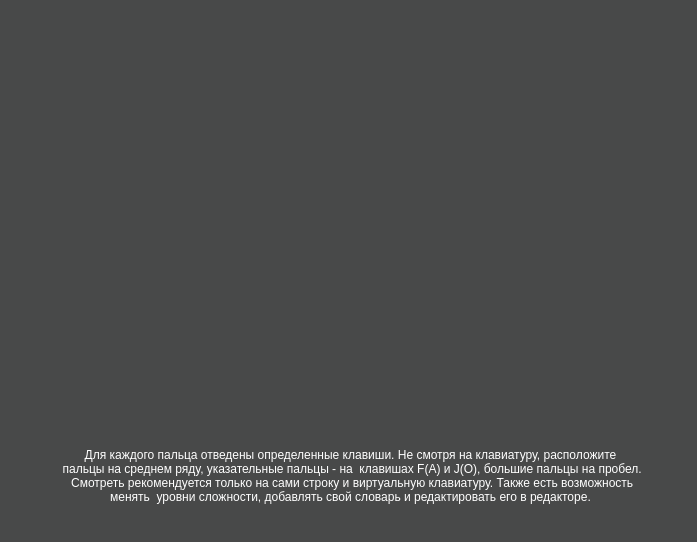
<?xml version="1.0" encoding="UTF-8"?>
<ui version="4.0">
 <class>infow</class>
 <widget class="QDialog" name="infow">
  <property name="geometry">
   <rect>
    <x>0</x>
    <y>0</y>
    <width>697</width>
    <height>542</height>
   </rect>
  </property>
  <property name="windowTitle">
   <string>Dialog</string>
  </property>
  <property name="styleSheet">
   <string notr="true">background-color:rgb(72, 73, 73)</string>
  </property>
  <widget class="QLabel" name="label">
   <property name="geometry">
    <rect>
     <x>20</x>
     <y>10</y>
     <width>661</width>
     <height>411</height>
    </rect>
   </property>
   <property name="text">
    <string/>
   </property>
   <property name="pixmap">
    <pixmap resource="pictures.qrc">:/images/keys.png</pixmap>
   </property>
  </widget>
  <widget class="QLabel" name="label_2">
   <property name="geometry">
    <rect>
     <x>10</x>
     <y>430</y>
     <width>681</width>
     <height>91</height>
    </rect>
   </property>
   <property name="styleSheet">
    <string notr="true">color: rgb(255, 255, 255);</string>
   </property>
   <property name="text">
    <string>Для каждого пальца отведены определенные клавиши. Не смотря на клавиатуру, расположите
 пальцы на среднем ряду, указательные пальцы - на  клавишах F(А) и J(О), большие пальцы на пробел.
 Смотреть рекомендуется только на сами строку и виртуальную клавиатуру. Также есть возможность
 менять  уровни сложности, добавлять свой словарь и редактировать его в редакторе. </string>
   </property>
   <property name="alignment">
    <set>Qt::AlignCenter</set>
   </property>
  </widget>
 </widget>
 <resources>
  <include location="pictures.qrc"/>
 </resources>
 <connections/>
</ui>
